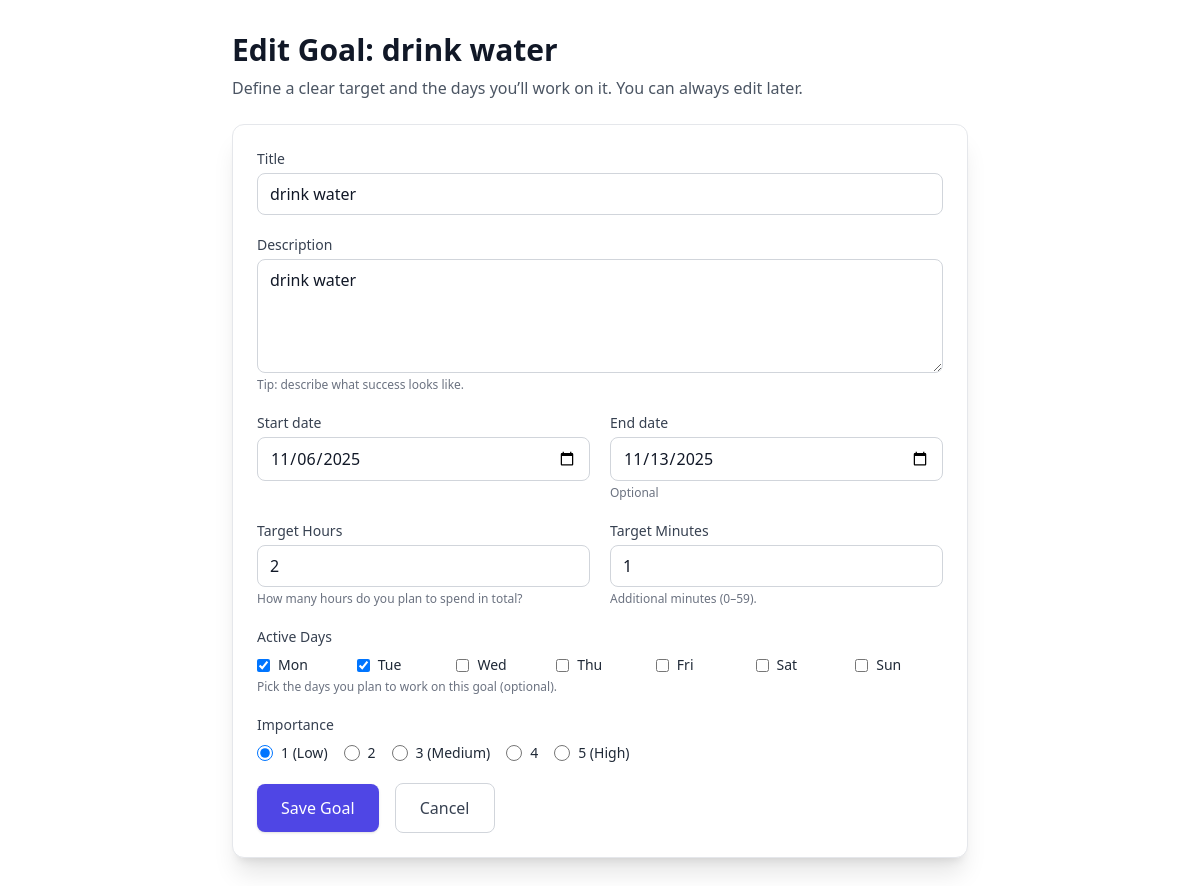
Before: /dashboard/goal/1/edit/ (signed in) with the older database file.
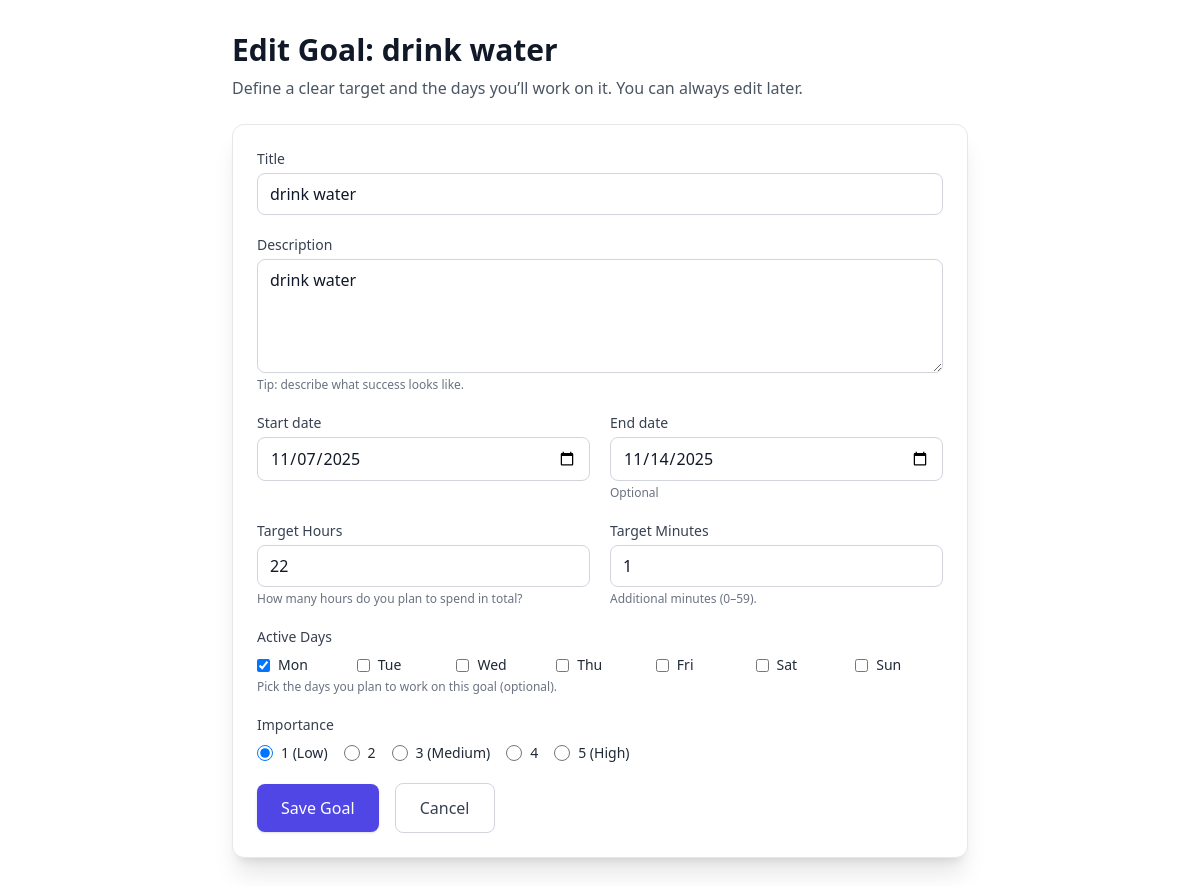
After: the same page with the newer database file.
### dashboard/models.py (models this page shows, shortened)
class Goal(models.Model):
    user = models.ForeignKey(
        settings.AUTH_USER_MODEL,
        on_delete=models.CASCADE,
        related_name='goals'
    )
    title = models.CharField(max_length=255)
    description = models.TextField(blank=True, null=True)
    start_date = models.DateField()
    end_date = models.DateField(blank=True, null=True)
    target_time = models.DurationField(
        help_text="Target time to spend (e.g., '10:00:00' for 10 hours)"
    )
    real_time = models.DurationField(
        default=timedelta(seconds=0),
        help_text="Actual time spent so far"
    )
    completed = models.BooleanField(default=False)
    created_at = models.DateTimeField(auto_now_add=True)
    updated_at = models.DateTimeField(null=True)
    days_of_the_week = models.CharField(max_length=7, blank=True)
    importance_level = models.PositiveSmallIntegerField(
        default=1,
        validators = [MinValueValidator(1), MaxValueValidator(5)])

### dashboard/views.py (the view, shortened to what this page needs)
# urls.py: path('goal/<int:goal_id>/edit/', views.goal_edit_view, name='goal_edit'),
@login_required
def goal_edit_view(request, goal_id):
    goal = get_object_or_404(Goal, pk=goal_id)
    is_authorized = False
    if goal.user == request.user:
        is_authorized = True
    if not is_authorized:
        messages.error(request, f"You do not have permission to edit the goal '{goal.title}'.")
        return redirect('dashboard:dashboard_view')
    if request.method == 'POST':
        form = GoalForm(request.POST, instance=goal)
        if form.is_valid():
            form.save()
            messages.success(request, f"Goal '{goal.title}' updated successfully!")
            return redirect('dashboard:dashboard_view')
    else:
        form = GoalForm(instance=goal)
    context = {
        'form': form,
        'page_title': f'Edit Goal: {goal.title}'
    }
    return render(request, 'dashboard/goal_form.html', context)

### templates/dashboard/goal_form.html (shortened to what this page needs)
{% extends "base.html" %}
{% block content %}
<div class="max-w-3xl mx-auto py-8 px-4">
  <h1 class="text-3xl font-bold text-gray-900 mb-2">{{ page_title }}</h1>
  <p class="text-gray-600 mb-6">
    Define a clear target and the days you’ll work on it. You can always edit later.
  </p>
  <form method="post" class="bg-white shadow-xl rounded-xl p-6 border border-gray-200">
    <div class="mb-5">
      <label class="block text-sm font-medium text-gray-700">{{ form.title.label }}</label>
      {{ form.title }}
    </div>
    <div class="mb-5">
      <label class="block text-sm font-medium text-gray-700">{{ form.description.label }}</label>
      {{ form.description }}
      <p class="text-xs text-gray-500 mt-1">Tip: describe what success looks like.</p>
    </div>
    <div class="grid grid-cols-1 md:grid-cols-2 gap-5 mb-5">
      <div>
        <label class="block text-sm font-medium text-gray-700">{{ form.start_date.label }}</label>
        {{ form.start_date }}
      </div>
      <div>
        <label class="block text-sm font-medium text-gray-700">{{ form.end_date.label }}</label>
        {{ form.end_date }}
        <p class="text-xs text-gray-500 mt-1">Optional</p>
      </div>
    </div>
    <div class="grid grid-cols-1 md:grid-cols-2 gap-5 mb-5">
      <div>
        <label class="block text-sm font-medium text-gray-700">{{ form.target_hours.label }}</label>
        {{ form.target_hours }}
        <p class="text-xs text-gray-500 mt-1">{{ form.target_hours.help_text }}</p>
      </div>
      <div>
        <label class="block text-sm font-medium text-gray-700">{{ form.target_minutes.label }}</label>
        {{ form.target_minutes }}
        <p class="text-xs text-gray-500 mt-1">{{ form.target_minutes.help_text }}</p>
      </div>
    </div>
    <div class="mb-5">
      <label class="block text-sm font-medium text-gray-700">{{ form.days_selection.label }}</label>
      <div class="mt-2 grid grid-cols-3 sm:grid-cols-7 gap-3">
        {% for checkbox in form.days_selection %}
          <label class="inline-flex items-center space-x-2">
            {{ checkbox.tag }}
            <span class="text-sm text-gray-800">{{ checkbox.choice_label }}</span>
          </label>
        {% endfor %}
      </div>
      <p class="text-xs text-gray-500 mt-1">{{ form.days_selection.help_text }}</p>
    </div>
    <div class="mb-5">
      <label class="block text-sm font-medium text-gray-700">{{ form.importance_level.label }}</label>
      <div class="mt-2 flex flex-wrap gap-4">
        {% for radio in form.importance_level %}
          <label class="inline-flex items-center space-x-2">
            {{ radio.tag }} <span class="text-sm text-gray-800">{{ radio.choice_label }}</span>
          </label>
        {% endfor %}
      </div>
    </div>
    <button type="submit"
      class="w-full md:w-auto px-6 py-3 rounded-lg bg-indigo-600 text-white font-medium shadow hover:bg-indigo-700 focus:outline-none focus:ring-2 focus:ring-indigo-500">
      Save Goal
    </button>
    <a href="{% url 'dashboard:dashboard_view' %}"
       class="ml-3 inline-block px-6 py-3 rounded-lg border border-gray-300 text-gray-700 hover:bg-gray-50">
      Cancel
    </a>
  </form>
</div>
{% endblock %}

Changed rows visible on the page:
changed Goal "drink water": start_date "11/06/2025" → "11/07/2025"; end_date "11/13/2025" → "11/14/2025"
Other visible differences:
form field target_hours: "2" → "22"
form field days_selection: "☑" → "☐"
